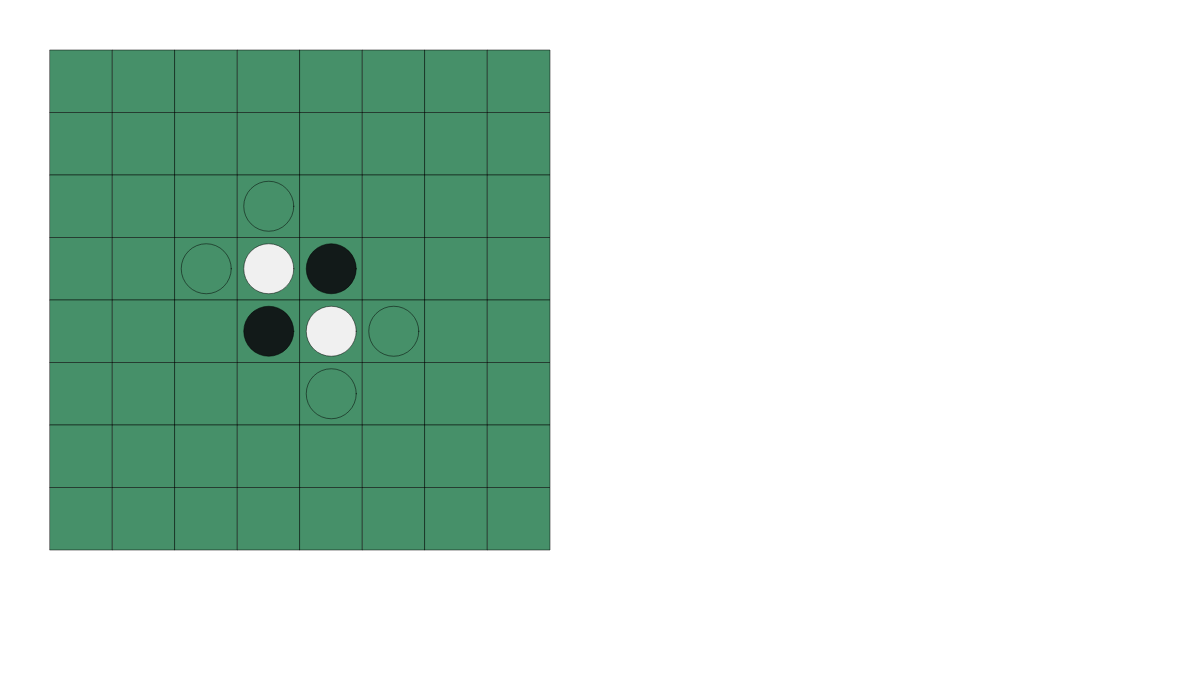
Frame 1 (no input)
Frame 60 (no input): identical to frame 1, image omitted
Frame 120 (the mouse pressed at the canvas centre since frame 60): identical to frame 1, image omitted

The p5.js sketch that drew this single still picture (run headless with seeded random() and noise() and a simulated clock; from frame 60 on, the mouse is pressed at the canvas centre):

// p5.js sketch
// ── sketch.js
let board;

function setup()
{
    createCanvas(1200, 680);
    board = new Board();
}

function draw()
{
    background(255);
    board.draw();
}

function mousePressed()
{
    board.click(mouseX, mouseY);
}
// ── board.js
class Board
{
    constructor(size=8)
    {
        this.start_x = 50;
        this.start_y = 50;
        this.board_size = 500;
        this.grid_size = size;
        this.cell_size = this.board_size / this.grid_size;
        this.disc_diameter = this.cell_size * 0.8;

        this.grid = new Array(this.grid_size).fill(0).map(() => new Array(this.grid_size).fill('N'));
        this.turn = 'B';

        this.grid[int(this.grid_size / 2) - 1][int(this.grid_size / 2) - 1] = 'W';
        this.grid[int(this.grid_size / 2) - 1][int(this.grid_size / 2)    ] = 'B';
        this.grid[int(this.grid_size / 2)    ][int(this.grid_size / 2) - 1] = 'B';
        this.grid[int(this.grid_size / 2)    ][int(this.grid_size / 2)    ] = 'W';

        this.color_pallete = {
            'green': color(70, 144, 105),
            'grey': color(18, 26, 25),
            'white': color(240, 240, 240),
        }

        this.updateValidPositions();
    }

    indexToTopLeft(row, column)
    {
        return [this.start_y + (this.cell_size * column), this.start_x + (this.cell_size * row)];
    }

    indexToCentre(row, column)
    {
        let tl = this.indexToTopLeft(row, column);
        return [tl[0] + (this.cell_size / 2), tl[1] + (this.cell_size / 2)];
    }

    draw()
    {
        stroke('black');
        strokeWeight(0.5);
        for(var row = 0;row < this.grid_size;row ++)
        {
            for(var col = 0;col < this.grid_size;col ++)
            {
                // square
                let tl = this.indexToTopLeft(row, col);
                fill(this.color_pallete.green);
                square(tl[0], tl[1], this.cell_size);

                // disc
                let cen = this.indexToCentre(row, col);
                if(this.grid[row][col] == 'W')
                {
                    fill(this.color_pallete.white);
                    circle(cen[0], cen[1], this.disc_diameter);
                }
                else if(this.grid[row][col] == 'B')
                {
                    fill(this.color_pallete.grey);
                    circle(cen[0], cen[1], this.disc_diameter);
                }
                // continue;
                // valid position
                if(this.isIndexValid(row, col))
                {
                    noFill();
                    circle(cen[0], cen[1], this.disc_diameter);
                }
            }
        }
        return;
        stroke(0);
        strokeWeight(3);
        noFill();
        for(var row = 0;row < this.grid_size;row += 2)
        {
            for(var col = 0;col < this.grid_size;col += 2)
            {
                let tl = this.indexToTopLeft(row, col);
                square(tl[0], tl[1], this.cell_size * 2);
            }
        }
    }

    _getIterable(start, end)
    {
        let diff0 = end[0] - start[0];
        let diff1 = end[1] - start[1];
        let count = max(abs(diff0), abs(diff1));
        let del0 = diff0 / count;
        let del1 = diff1 / count;
        let iter = [[start[0], start[1]]];
        for(var i = 1;i <= count;i ++)
            iter.push([start[0] + i * del0, start[1] + i * del1]);
        return iter;
    }

    _getValidPositions(iter)
    {
        let lastcur = -1;
        let lastopp = -1;
        for(var i = 0;i < iter.length;i ++)
        {
            var cur = this.grid[iter[i][0]][iter[i][1]];
            if(cur == 'N')
            {
                if(lastcur != -1 && lastopp != -1)
                    this.valid_positions.push([iter[i], iter[lastcur]]);
                lastcur = -1;
                lastopp = -1;
            }
            else if(this.turn == cur)
            {
                lastcur = i;
                lastopp = -1;
            }
            else
                lastopp = i;
        }
    }

    updateValidPositions()
    {
        this.valid_positions = [];
        // horizontal
        for(let i = 0;i < this.grid_size;i ++)
        {
            this._getValidPositions(this._getIterable([i, 0], [i, this.grid_size - 1]));
            this._getValidPositions(this._getIterable([i, this.grid_size - 1], [i, 0]));
        }
        
        // vertical
        for(let i = 0;i < this.grid_size;i ++)
        {
            this._getValidPositions(this._getIterable([0, i], [this.grid_size - 1, i]));        
            this._getValidPositions(this._getIterable([this.grid_size - 1, i], [0, i]));
        }

        // diagonal topleft to bottomright
        for(let i = 0;i < this.grid_size;i ++)
        {
            this._getValidPositions(this._getIterable([this.grid_size - 1 - i, 0], [this.grid_size - 1, i]));
            this._getValidPositions(this._getIterable([this.grid_size - 1, i], [this.grid_size - 1 - i, 0]));
        }
        for(let i = 1;i < this.grid_size;i ++)
        {
            this._getValidPositions(this._getIterable([0, i], [this.grid_size - 1 - i, this.grid_size - 1]));
            this._getValidPositions(this._getIterable([this.grid_size - 1 - i, this.grid_size - 1], [0, i]));
        }

        // diagonal bottomleft to topright
        for(let i = 0;i < this.grid_size;i ++)
        {
            this._getValidPositions(this._getIterable([i, 0], [0, i]));
            this._getValidPositions(this._getIterable([0, i], [i, 0]));
        }
        for(let i = 1;i < this.grid_size;i ++)
        {
            this._getValidPositions(this._getIterable([this.grid_size - 1, i], [i, this.grid_size - 1]));
            this._getValidPositions(this._getIterable([i, this.grid_size - 1], [this.grid_size - 1, i]));
        }
    }

    isIndexValid(row, col)
    {
        if(row == -1 || col == -1 || this.grid[row][col] != 'N')
            return false;
        let isvalid = false;
        for(let i = 0;i < this.valid_positions.length;i ++)
        {
            if(this.valid_positions[i][0][0] == row && this.valid_positions[i][0][1] == col)
            {
                isvalid = true;
                break;
            }
        }
        return isvalid;
    }

    flipDiscs(row, col)
    {
        let target = 'B';
        if(this.turn == 'W')
            target = 'W';
        for(let i = 0;i < this.valid_positions.length;i ++)
        {
            if(this.valid_positions[i][0][0] == row && this.valid_positions[i][0][1] == col)
            {
                let citer = this._getIterable(this.valid_positions[i][0], this.valid_positions[i][1]);
                for(let j = 0;j < citer.length;j ++)
                    this.grid[citer[j][0]][citer[j][1]] = target;
            }
        }
    }

    mousePositionToIndex(x, y)
    {
        if(x < this.start_x || x > this.start_x + this.board_size || y < this.start_y || y > this.start_y + this.board_size)
            return [-1, -1];
        else
            return [int((y - this.start_y) / this.cell_size), int((x - this.start_x) / this.cell_size)];
    }

    _changeTurn()
    {
        if(this.turn == 'B')
            this.turn = 'W';
        else
            this.turn = 'B';
    }

    click(mx, my)
    {
        let pos = this.mousePositionToIndex(mx, my);
        if(this.isIndexValid(pos[0], pos[1]))
        {
            this.flipDiscs(pos[0], pos[1]);
            this._changeTurn();
            this.updateValidPositions();
            if(this.valid_positions.length == 0)
            {
                alert("No valid move for " + this.turn);
                this._changeTurn();
                this.updateValidPositions();
            }
        }
    }
}
